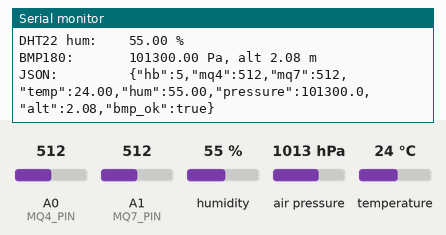
This sketch was run on a simulated Arduino Nano, built with avr-gcc and run on an emulated ATmega328P. Parts: the last lines printed to the serial monitor. Inputs (shaded band) come from the test bench; at power-on: A1 (MQ7_PIN) = 512, A0 (MQ4_PIN) = 512, humidity 55 %, air pressure 1013 hPa, temperature 24 °C.

Above: at 10.3 s.
10.4 s: A1 (MQ7_PIN) set to 107
At 10.4 s:
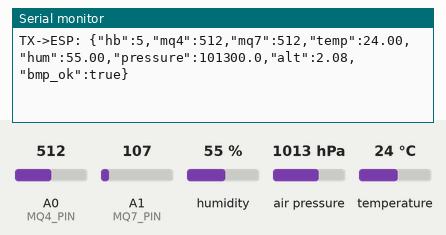
12.9 s: A1 (MQ7_PIN) set to 95
At 15.1 s:
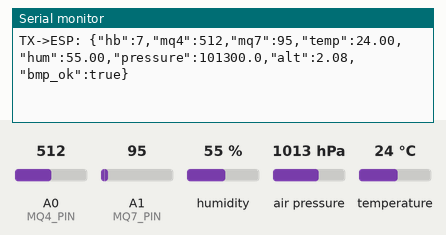
Timing chart, 0 to 16.6 s (numbered marks = the images above; inputs shaded):
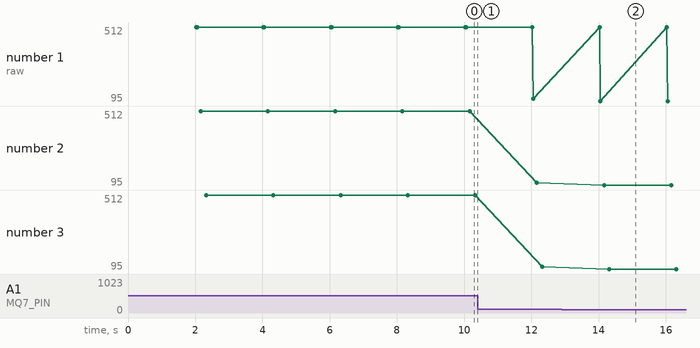

The sketch:

nanoJson2.ino
```cpp
/*
  Mine Rescue Rover - Sensor Node (Arduino Nano)
  -----------------------------------------------
  Reads MQ-4, MQ-7, DHT22, BMP180 and sends a single JSON line
  to an ESP32 every SEND_INTERVAL_MS, over a SoftwareSerial link
  on A2/A3 (keeps D0/D1 free for USB programming/debugging).

  Libraries needed (install via Library Manager):
    - "DHT sensor library" by Adafruit  (also needs "Adafruit Unified Sensor")
    - "Adafruit BMP085 Library" (works for BMP180 too)
    - "SoftwareSerial" (bundled with the Arduino IDE, no install needed)

  Wiring to ESP32 (cross the RX/TX, common ground):
    Nano A3 (TX)  ->  ESP32 RX pin
    Nano A2 (RX)  <-  ESP32 TX pin
    Nano GND      ->  ESP32 GND

  D0/D1 are left untouched, so you can upload and monitor over USB
  with the ESP32 connected the whole time - no need to unplug anything.

  DEBUG MODE: this version always sends over espSerial (no more on/off
  flag to forget) AND prints exactly what it sends to the USB Serial
  Monitor too, tagged "TX->ESP:", plus a running heartbeat counter
  so you can confirm the Nano is alive and transmitting even before
  you trust the sensor readings themselves.
*/

#include <DHT.h>
#include <Wire.h>
#include <Adafruit_BMP085.h>
#include <SoftwareSerial.h>

// ---------- Pin / sensor config ----------
#define MQ4_PIN   A0
#define MQ7_PIN   A1
#define DHTPIN    2
#define DHTTYPE   DHT22
#define ESP_RX    A2   // Nano receives here <- ESP32 TX
#define ESP_TX    A3   // Nano transmits here -> ESP32 RX

const unsigned long SEND_INTERVAL_MS = 2000;  // DHT22 needs >=2s between reads

DHT dht(DHTPIN, DHTTYPE);
Adafruit_BMP085 bmp;
SoftwareSerial espSerial(ESP_RX, ESP_TX);  // RX, TX

bool bmpOk = false;
unsigned long lastSend = 0;
unsigned long heartbeat = 0;

void setup() {
  Serial.begin(9600);       // USB - Serial Monitor for testing/debugging
  espSerial.begin(9600);    // link to the ESP32 - always on now, no flag

  dht.begin();

  bmpOk = bmp.begin();      // false if BMP180 not found on I2C (A4/A5)
  if (!bmpOk) {
    Serial.println(F("WARNING: BMP180 not detected on I2C (A4/A5) - check wiring."));
  }

  Serial.println(F("Nano booted. Sending heartbeat + JSON over A2/A3 every 2s."));
}

void loop() {
  unsigned long now = millis();
  if (now - lastSend < SEND_INTERVAL_MS) {
    return;
  }
  lastSend = now;

  // ---------- Read sensors ----------
  int mq4Raw = analogRead(MQ4_PIN);   // raw ADC 0-1023, calibrate later if needed
  int mq7Raw = analogRead(MQ7_PIN);

  float temp = dht.readTemperature();  // NAN if the read failed
  float hum  = dht.readHumidity();

  float pressurePa = 0;
  float altitudeM  = 0;
  if (bmpOk) {
    pressurePa = bmp.readPressure();
    altitudeM  = bmp.readAltitude();
  }

  // ---------- Human-readable debug output (Serial Monitor, 9600 baud) ----------
  Serial.println(F("---- sensor readings ----"));

  Serial.print(F("MQ4 raw:      ")); Serial.println(mq4Raw);
  Serial.print(F("MQ7 raw:      ")); Serial.println(mq7Raw);

  Serial.print(F("DHT22 temp:   "));
  if (isnan(temp)) Serial.println(F("read failed")); else { Serial.print(temp); Serial.println(F(" C")); }

  Serial.print(F("DHT22 hum:    "));
  if (isnan(hum)) Serial.println(F("read failed")); else { Serial.print(hum); Serial.println(F(" %")); }

  Serial.print(F("BMP180:       "));
  if (!bmpOk) {
    Serial.println(F("not detected"));
  } else {
    Serial.print(pressurePa); Serial.print(F(" Pa, alt "));
    Serial.print(altitudeM);  Serial.println(F(" m"));
  }

  heartbeat++;

  // ---------- Build JSON manually (keeps it lightweight, no extra library) ----------
  char json[180];
  snprintf(json, sizeof(json),
    "{\"hb\":%lu,\"mq4\":%d,\"mq7\":%d,\"temp\":%s,\"hum\":%s,\"pressure\":%s,\"alt\":%s,\"bmp_ok\":%s}",
    heartbeat,
    mq4Raw,
    mq7Raw,
    isnan(temp) ? "null" : String(temp, 2).c_str(),
    isnan(hum)  ? "null" : String(hum, 2).c_str(),
    bmpOk ? String(pressurePa, 1).c_str() : "null",
    bmpOk ? String(altitudeM, 2).c_str()  : "null",
    bmpOk ? "true" : "false"
  );

  Serial.print(F("JSON:         "));
  Serial.println(json);       // always visible on the Serial Monitor for testing
  Serial.println();

  espSerial.println(json);    // one JSON object per line -> easy for ESP32 to parse

  // Echo exactly what was just sent to A3, so you can compare byte-for-byte
  // against whatever (if anything) the ESP32's Serial Monitor reports receiving.
  Serial.print(F("TX->ESP: "));
  Serial.println(json);
}
```

Measured:
- after the input at 12.9 s, the serial monitor: prints a new line after 1.2 s (image 2)
- plotted number 1: 512 → 107 after the input at 10.4 s, 107 → 95 after the input at 12.9 s
- plotted number 2: 512 → 107 after the input at 10.4 s, 107 → 95 after the input at 12.9 s
- plotted number 3: 512 → 107 after the input at 10.4 s, 107 → 95 after the input at 12.9 s
